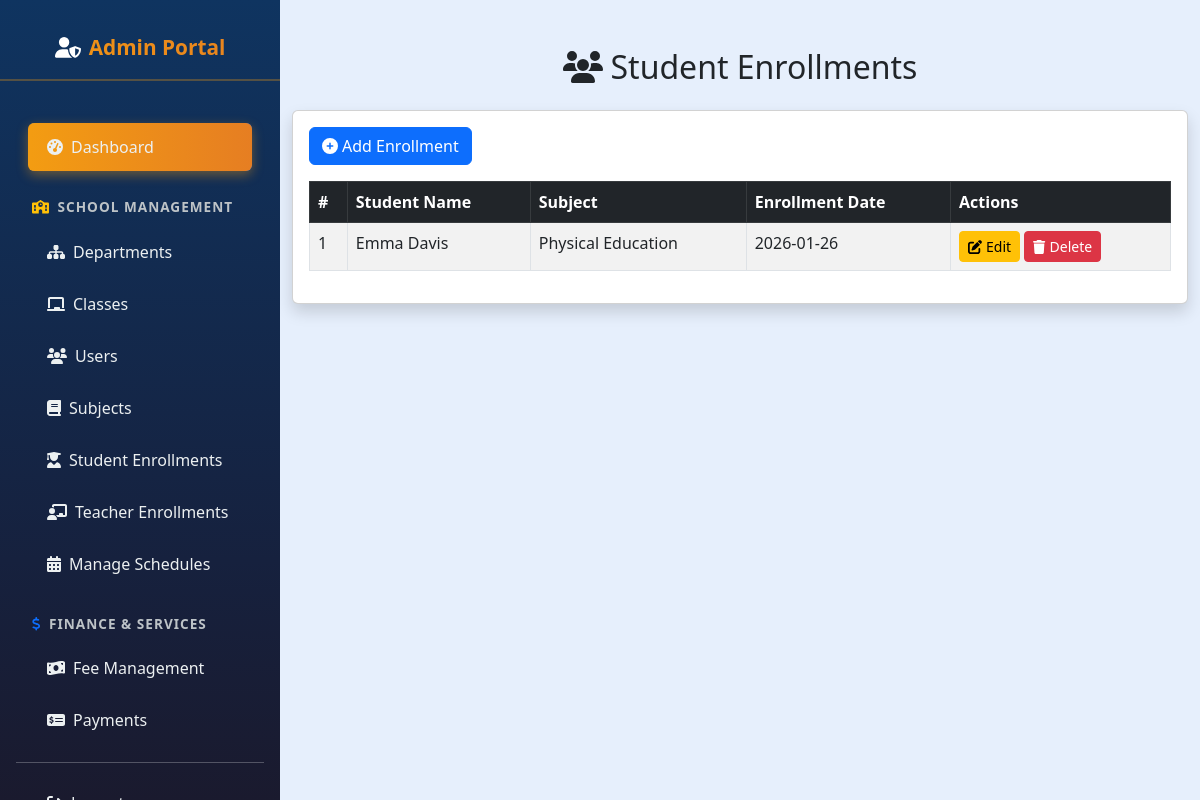
Screenshot of /admin/manage_enrollments.php (signed in) with the database file from the repository.
### tables this page shows
CREATE TABLE `student_subjects` (
  `id` int(11) NOT NULL,
  `student_id` int(11) NOT NULL,
  `subject_id` int(11) NOT NULL,
  `enrollment_date` date DEFAULT curdate()
);

CREATE TABLE `users` (
  `user_id` int(11) NOT NULL,
  `usertype` enum('Teacher','Student') NOT NULL,
  `first_name` varchar(50) NOT NULL,
  `last_name` varchar(50) NOT NULL,
  `email` varchar(100) NOT NULL,
  `password_hash` varchar(255) NOT NULL,
  `gender` enum('Male','Female','Other') NOT NULL,
  `dob` date NOT NULL,
  `contact_number` varchar(20) DEFAULT NULL,
  `address` text DEFAULT NULL,
  `profile_picture` varchar(255) DEFAULT NULL,
  `class_id` int(11) DEFAULT NULL,
  `created_at` datetime DEFAULT current_timestamp(),
  `updated_at` datetime DEFAULT current_timestamp() ON UPDATE current_timestamp()
);

CREATE TABLE `subjects` (
  `subject_id` int(11) NOT NULL,
  `subject_name` varchar(100) NOT NULL,
  `class_id` int(11) NOT NULL,
  `created_at` datetime DEFAULT current_timestamp(),
  `department_id` int(11) DEFAULT NULL,
  `credit_hours` int(11) NOT NULL DEFAULT 0
);

### admin/manage_enrollments.php (the view, shortened to what this page needs)
<?php
include('config.php');
$result = $conn->query("
    SELECT ss.id, u.first_name, u.last_name, sub.subject_name, ss.enrollment_date
    FROM student_subjects ss
    JOIN users u ON ss.student_id = u.user_id
    JOIN subjects sub ON ss.subject_id = sub.subject_id
    ORDER BY ss.enrollment_date DESC
");
?>
<!DOCTYPE html>
<html lang="en">
<head>
<link href="https://cdn.jsdelivr.net/npm/bootstrap@5.3.0/dist/css/bootstrap.min.css" rel="stylesheet" />
</head>
<body style="margin-left:280px; background-color:#e6effc;">
<?php include('admin_sidebar.php'); ?>
<div class="container mt-5">
<h2 class="mb-4 text-center"><i class="fas fa-users me-2"></i>Student Enrollments</h2>
<div class="card shadow">
<div class="card-body">
<div class="mb-3">
<a href="add_enrollment.php" class="btn btn-primary"><i class="fas fa-plus-circle me-1"></i>Add Enrollment</a>
</div>
<?php if($result->num_rows > 0): ?>
<table class="table table-bordered table-striped">
<thead class="table-dark">
<tr>
<th>#</th>
<th>Student Name</th>
<th>Subject</th>
<th>Enrollment Date</th>
<th>Actions</th>
</tr>
</thead>
<tbody>
<?php $i=1; while($row = $result->fetch_assoc()): ?>
<tr>
<td><?= $i++ ?></td>
<td><?= htmlspecialchars($row['first_name'] . ' ' . $row['last_name']) ?></td>
<td><?= htmlspecialchars($row['subject_name']) ?></td>
<td><?= htmlspecialchars($row['enrollment_date']) ?></td>
<td>
<a href="edit_enrollment.php?id=<?= $row['id'] ?>" class="btn btn-sm btn-warning"><i class="fas fa-edit me-1"></i>Edit</a>
<a href="manage_enrollments.php?delete_id=<?= $row['id'] ?>" class="btn btn-sm btn-danger" onclick="return confirm('Delete this enrollment?');"><i class="fas fa-trash me-1"></i>Delete</a>
</td>
</tr>
<?php endwhile; ?>
</tbody>
</table>
<?php else: ?>
<p class="text-center">No enrollments found.</p>
<?php endif; ?>
</div>
</div>
</div>
</body>
</html>

### admin/admin_sidebar.php (style rules this page uses)
body { font-family: 'Segoe UI', Tahoma, Geneva, Verdana, sans-serif; margin-left: 280px; background-color: #e6effc; }

### rows the page displays
student_subjects: student.last_name "Emma Davis", subject.subject_name "Physical Education", enrollment_date "2026-01-26"
